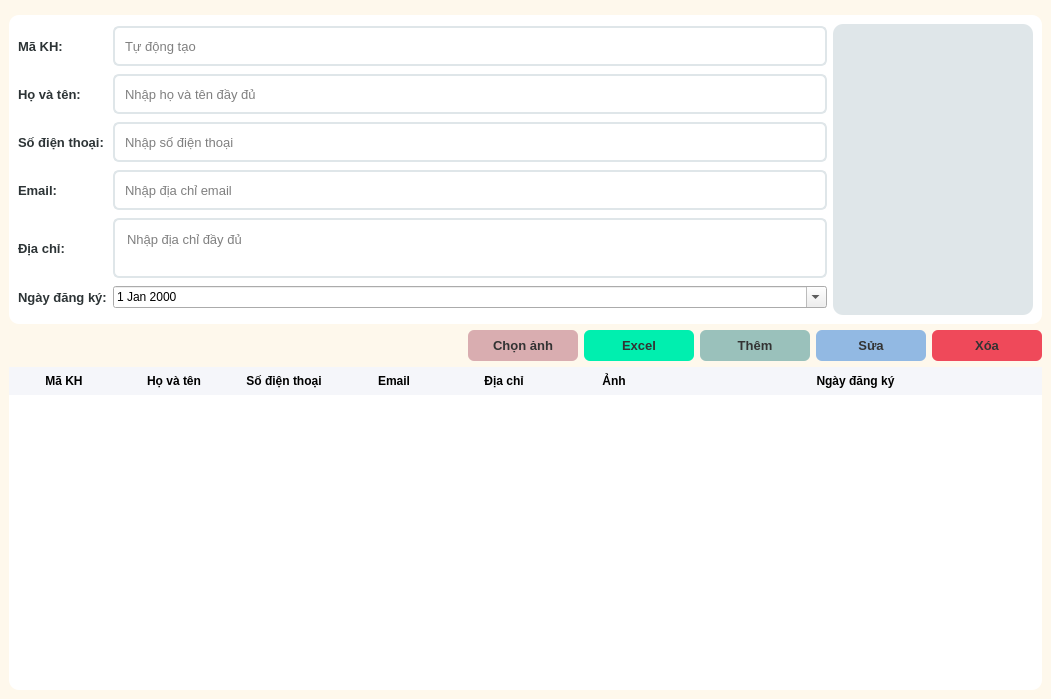
<?xml version="1.0" encoding="UTF-8"?>
<ui version="4.0">
 <class>CustomerWindow</class>
 <widget class="QMainWindow" name="CustomerWindow">
  <property name="geometry">
   <rect>
    <x>0</x>
    <y>0</y>
    <width>1051</width>
    <height>699</height>
   </rect>
  </property>
  <property name="windowTitle">
   <string>Quản lý Khách Hàng</string>
  </property>
  <property name="styleSheet">
   <string notr="true">
    QMainWindow {
        background-color: #f5f6fa;
    }
    QWidget#centralWidget {
        background-color: rgb(254, 248, 236);
    }
    QGroupBox {
        background-color: #ffffff;
        border-radius: 10px;
        border: none;
        margin-top: 15px;
    }
    QGroupBox::title {
        color: #2d3436;
        font-size: 14px;
        font-weight: bold;
        padding: 5px;
    }
    QLabel {
        color: #2d3436;
        font-size: 13px;
        font-weight: bold;
        background-color: white;
    }
    QLineEdit, QTextEdit {
        padding: 8px;
        border: 2px solid #dfe6e9;
        border-radius: 6px;
        background-color: #ffffff;
        font-size: 13px;
        min-height: 20px;
    }
    QLineEdit:focus, QTextEdit:focus {
        border: 2px solid #74b9ff;
    }
    QPushButton {
        padding: 8px 15px;
        border-radius: 6px;
        font-size: 13px;
        font-weight: bold;
        min-width: 80px;
        color: #333;
    }
    QPushButton#addButton {
        background-color: #9ac1bb;
        color: #333;
        border: none;
    }
    QPushButton#addButton:hover {
        background-color: #84a6a0;
    }
    QPushButton#fixButton {
        background-color: #92b9e3;
        color: #333;
        border: none;
    }
    QPushButton#fixButton:hover {
        background-color: #7fa1c5;
    }
    QPushButton#deleteButton {
        background-color: #ef495a;
        color: #333;
        border: none;
    }
    QPushButton#deleteButton:hover {
        background-color: #dc4355;
    }
    QPushButton#imgpathButton {
        background-color: #d9adb0;
        color: #333;
        border: none;
    }
    QPushButton#imgpathButton:hover {
        background-color: #cc999e;
    }
	QPushButton#excelButton {
        background-color: #00efaf;
        color: #333;
        border: none;
    }
    QPushButton#excelButton:hover {
        background-color: #00d095;
    }
    QTableWidget {
        background-color: #ffffff;
        border: none;
        border-radius: 10px;
        gridline-color: #dfe6e9;
    }
    QTableWidget::item {
        padding: 5px;
    }
    QHeaderView::section {
        background-color: #f5f6fa;
        padding: 5px;
        border: none;
        font-weight: bold;
    }
   </string>
  </property>
  <widget class="QWidget" name="centralWidget">
   <layout class="QVBoxLayout" name="verticalLayout">
    <property name="topMargin">
     <number>0</number>
    </property>
    <item>
     <widget class="QGroupBox" name="customerInfoGroup">
      <property name="title">
       <string/>
      </property>
      <layout class="QHBoxLayout" name="horizontalLayout">
       <property name="topMargin">
        <number>9</number>
       </property>
       <item>
        <layout class="QGridLayout" name="formLayout">
         <item row="0" column="0">
          <widget class="QLabel" name="idLabel">
           <property name="text">
            <string>Mã KH:</string>
           </property>
          </widget>
         </item>
         <item row="0" column="1">
          <widget class="QLineEdit" name="idInput">
           <property name="enabled">
            <bool>false</bool>
           </property>
           <property name="placeholderText">
            <string>Tự động tạo</string>
           </property>
          </widget>
         </item>
         <item row="1" column="0">
          <widget class="QLabel" name="nameLabel">
           <property name="text">
            <string>Họ và tên:</string>
           </property>
          </widget>
         </item>
         <item row="1" column="1">
          <widget class="QLineEdit" name="nameInput">
           <property name="placeholderText">
            <string>Nhập họ và tên đầy đủ</string>
           </property>
          </widget>
         </item>
         <item row="2" column="0">
          <widget class="QLabel" name="phoneLabel">
           <property name="text">
            <string>Số điện thoại:</string>
           </property>
          </widget>
         </item>
         <item row="2" column="1">
          <widget class="QLineEdit" name="phoneInput">
           <property name="placeholderText">
            <string>Nhập số điện thoại</string>
           </property>
          </widget>
         </item>
         <item row="3" column="0">
          <widget class="QLabel" name="emailLabel">
           <property name="text">
            <string>Email:</string>
           </property>
          </widget>
         </item>
         <item row="3" column="1">
          <widget class="QLineEdit" name="emailInput">
           <property name="placeholderText">
            <string>Nhập địa chỉ email</string>
           </property>
          </widget>
         </item>
         <item row="4" column="0">
          <widget class="QLabel" name="addressLabel">
           <property name="text">
            <string>Địa chỉ:</string>
           </property>
          </widget>
         </item>
         <item row="4" column="1">
          <widget class="QTextEdit" name="addressInput">
           <property name="maximumSize">
            <size>
             <width>16777215</width>
             <height>60</height>
            </size>
           </property>
           <property name="placeholderText">
            <string>Nhập địa chỉ đầy đủ</string>
           </property>
          </widget>
         </item>
         <item row="5" column="0">
          <widget class="QLabel" name="startDateLabel">
           <property name="text">
            <string>Ngày đăng ký:</string>
           </property>
          </widget>
         </item>
         <item row="5" column="1">
          <widget class="QDateEdit" name="registerDateEdit">
           <property name="calendarPopup">
            <bool>true</bool>
           </property>
          </widget>
         </item>
        </layout>
       </item>
       <item>
        <widget class="QLabel" name="photoLabel">
         <property name="minimumSize">
          <size>
           <width>200</width>
           <height>200</height>
          </size>
         </property>
         <property name="maximumSize">
          <size>
           <width>200</width>
           <height>298</height>
          </size>
         </property>
         <property name="styleSheet">
          <string notr="true">
           background-color: #dfe6e9;
           border-radius: 10px;
          </string>
         </property>
         <property name="text">
          <string/>
         </property>
         <property name="pixmap">
          <pixmap>user-placeholder.png</pixmap>
         </property>
         <property name="scaledContents">
          <bool>true</bool>
         </property>
        </widget>
       </item>
      </layout>
     </widget>
    </item>
    <item>
     <layout class="QHBoxLayout" name="buttonLayout">
      <item>
       <spacer name="horizontalSpacer">
        <property name="orientation">
         <enum>Qt::Horizontal</enum>
        </property>
        <property name="sizeHint" stdset="0">
         <size>
          <width>40</width>
          <height>20</height>
         </size>
        </property>
       </spacer>
      </item>
      <item>
       <widget class="QPushButton" name="imgpathButton">
        <property name="text">
         <string>Chọn ảnh</string>
        </property>
       </widget>
      </item>
      <item>
       <widget class="QPushButton" name="excelButton">
        <property name="text">
         <string>Excel</string>
        </property>
       </widget>
      </item>
      <item>
       <widget class="QPushButton" name="addButton">
        <property name="text">
         <string>Thêm</string>
        </property>
       </widget>
      </item>
      <item>
       <widget class="QPushButton" name="fixButton">
        <property name="text">
         <string>Sửa</string>
        </property>
       </widget>
      </item>
      <item>
       <widget class="QPushButton" name="deleteButton">
        <property name="text">
         <string>Xóa</string>
        </property>
       </widget>
      </item>
     </layout>
    </item>
    <item>
     <widget class="QTableWidget" name="customerTable">
      <attribute name="horizontalHeaderDefaultSectionSize">
       <number>110</number>
      </attribute>
      <attribute name="horizontalHeaderStretchLastSection">
       <bool>true</bool>
      </attribute>
      <attribute name="verticalHeaderStretchLastSection">
       <bool>false</bool>
      </attribute>
      <column>
       <property name="text">
        <string>Mã KH</string>
       </property>
      </column>
      <column>
       <property name="text">
        <string>Họ và tên</string>
       </property>
      </column>
      <column>
       <property name="text">
        <string>Số điện thoại</string>
       </property>
      </column>
      <column>
       <property name="text">
        <string>Email</string>
       </property>
      </column>
      <column>
       <property name="text">
        <string>Địa chỉ</string>
       </property>
      </column>
      <column>
       <property name="text">
        <string>Ảnh</string>
       </property>
      </column>
      <column>
       <property name="text">
        <string>Ngày đăng ký</string>
       </property>
      </column>
     </widget>
    </item>
   </layout>
  </widget>
 </widget>
 <resources/>
 <connections/>
</ui>
